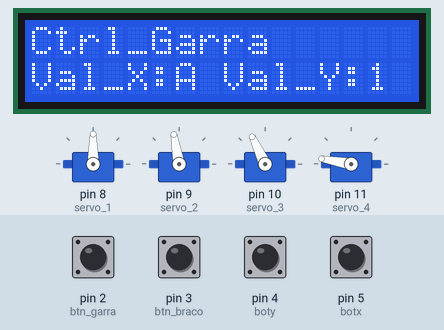
Simulated run of this sketch. Board: Arduino Uno, built with avr-gcc and run on an emulated ATmega328P. Parts: 16×2 character LCD, 4 × servo. The test bench sets the inputs (shaded band); at power-on: pin 2 (btn_garra), pin 3 (btn_braco), pin 4 (boty), pin 5 (botx) LOW.

Above: at 3.2 s.
3.3 s: pin 5 (botx) pulled HIGH for 1 s
At 3.42 s:
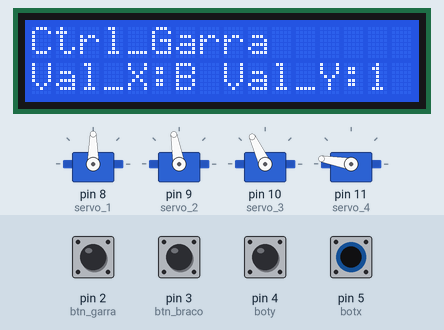
5.8 s: pin 3 (btn_braco) pulled HIGH for 0.15 s
At 8.3 s:
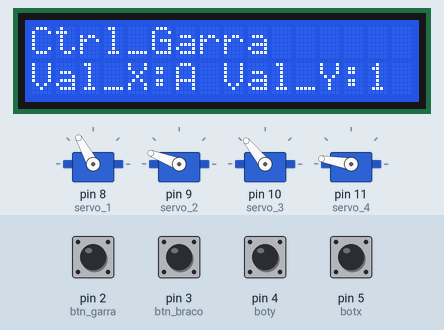
8.8 s: pin 2 (btn_garra) pulled HIGH for 0.15 s
At 10.85 s:
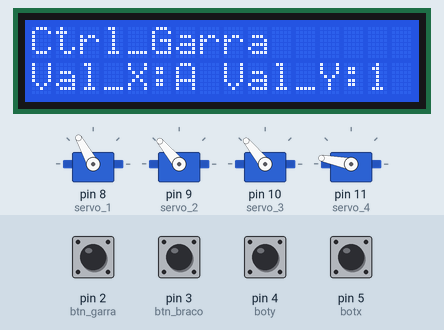
11.9 s: pin 4 (boty) pulled HIGH for 1 s
At 12.04 s:
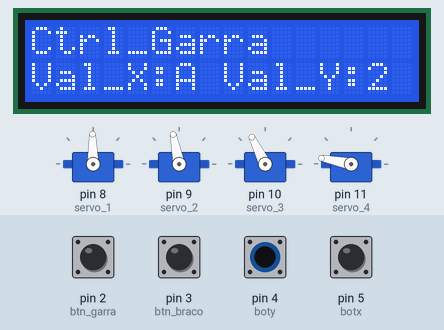
14.4 s: pin 2 (btn_garra) pulled HIGH for 1 s
At 15.4 s:
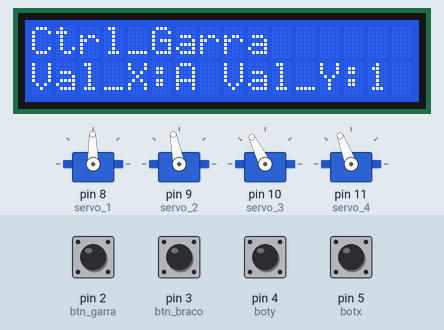
16.9 s: pin 3 (btn_braco) pulled HIGH for 1 s
At 19.1 s:
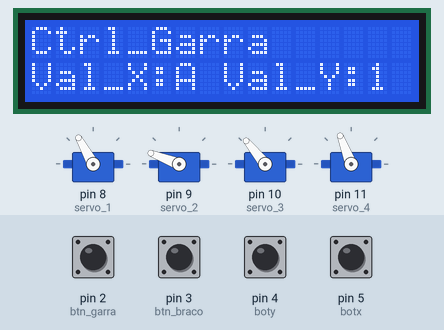
Timing chart, 0 to 20.6 s (numbered marks = the images above; inputs shaded):
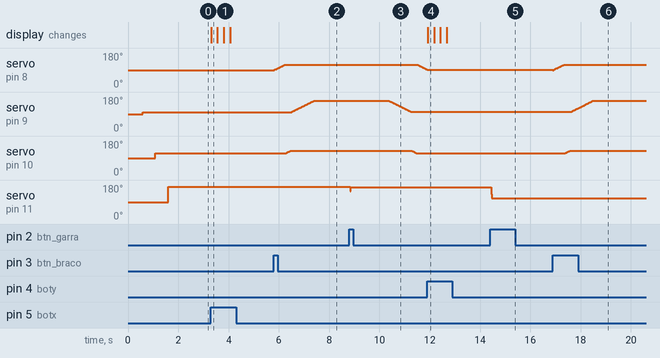

Measured:
- after the input at 3.3 s, the display: changes at once (image 1)
- after the input at 5.8 s, servo on pin 8 (servo_1): moves from 90° to 119° over 0.42 s, starting at once; servo on pin 9 (servo_2): moves from 100° to 159° over 0.87 s, starting after 0.71 s; servo on pin 10 (servo_3): 115° → 129° after 0.47 s
- after the input at 8.8 s, servo on pin 11 (servo_4): 170° → 169° at once
- after the input at 11.9 s, the display: changes at once (image 4)
- after the input at 14.4 s, servo on pin 11 (servo_4): 169° → 111° at once
- after the input at 16.9 s, servo on pin 9 (servo_2): moves from 101° to 159° over 0.84 s, starting after 0.72 s; servo on pin 10 (servo_3): 116° → 129° after 0.45 s

The sketch:

Garra_projeto_documentado.ino
```cpp
//Documento Feito por Mateus Bassi

#include <LiquidCrystal_I2C.h>
//"LiquidCrystal_I2C.h" é a biblioteca do LCD com o I2C

#include <Servo.h>
//"Servo.h" é a biblioteca dos Servos que serão usados

//-----------Inicia os servos e dá nome a eles-------

Servo servo_1;// Trabalho com 0º - 180º // Base
Servo servo_2;// Trabalho com 55º - 170º //parte 1
Servo servo_3;// Trabalho com 95º - 170º //parte 2
Servo servo_4;// Trabalho com 105º-170º para mais ... // Garra.

// ------ Declara a Base dos Servos (ponto inicial)--------
int base_servo1 = 90;
int base_servo2 = 100;
int base_servo3 = 115;
int base_servo4 = 170;

int base[4]={90,100,115,170};

// ------ Declara o ponto final dos Servos --------
int fim_servo1 = 0;
int fim_servo2 = 0;
int fim_servo3 = 0;
int estado_garra = 0;

int fim[3]= {0,0,0};

//Define as portas que o estão os botões e quais são interrupt
#define botx 5
#define boty 4
#define btn_braco 3
#define btn_garra 2

//Variaves para controle do Visor (LCD e Movimentação do Braço)
int x =0;
int y = 1;

//Define tamanho do LDC I2C
LiquidCrystal_I2C lcd(0x27,16,2); //Inicia o LCD com o I2C

void setup()
{
  //---------Inicia LCD -------------------------------------
  lcd.init(); //Inicia o LCD  com I2C
  lcd.backlight();//Inicio do "fundo"

  //--------Inicia e já coloca as informações no LCD---------
  lcd.setCursor(0, 0);
  lcd.print("Ctrl_Garra ");
  lcd.setCursor(0,1);
	lcd.print("Val_X:");//Mostra no LCD
  lcd.setCursor(6,1);
  lcd.print("A");
  lcd.setCursor(8,1);
  lcd.print("Val_Y:");
  lcd.setCursor(14,1);
  lcd.print(y);

   //-----------Declara os botões ----------
 	pinMode(botx,INPUT);
 	pinMode(boty,INPUT);
 	pinMode(btn_braco,INPUT);
  pinMode(btn_garra,INPUT);

  //-----------Declara os Interrupt e qual função deve chamar ------
  attachInterrupt(digitalPinToInterrupt(btn_garra),movi_garra,RISING);

  //-------Declara quais os pinos que estão conectados os servos
  servo_1.attach(8);
  servo_2.attach(9);
  servo_3.attach(10);
  servo_4.attach(11);
  //-------Define a posição incial dos servos
  servo_1.write(base_servo1); //base
  delay(500);
  servo_2.write(base_servo2);//parte 1
  delay(500);
  servo_3.write(base_servo3);//parte 2
  delay(500);
  servo_4.write(base_servo4);//garra aberta
  delay(500);
}

void loop()
{
  if(digitalRead(botx)==HIGH){//só muda no LCD
    botx_local();
  }
  if(digitalRead(boty)==HIGH){//só muda no LCD
  boty_local();
  }
  if(digitalRead(btn_braco)==HIGH){ //movimentação do Braço
    movi_braco();
  }
}

void botx_local(){  //Visual
x ++;
lcd.setCursor(6,1);
if (x % 2 == 0){
    lcd.print("A");
}else {
    lcd.print("B");
}
 delay(250);
 return x;
}

void boty_local(){ //Visual

  if(y<2){
	y++;
  	lcd.setCursor(14,1);
    lcd.print(y);
    delay(250);
  }else{
  	y=1;
  	lcd.setCursor(14,1);
    lcd.print(y);
    delay(250);
  }
}

void movi_braco(){//movimento do braço

  	if (x % 2 == 0){ // Primeiro IF controla a posição da base
    		//lcd.print("A");
      	  for(int i = base_servo1; i<120;i++){
          servo_1.write(i); //base
          delay(15);
          fim_servo1= i;
          }
    }else {
       		//lcd.print("B");
      		for(int i = base_servo1; i>60;i--){
          servo_1.write(i); //base
          delay(15);
          fim_servo1= i;
          }
    }
    if ( y==1){
        	for(int i = base_servo3; i<130;i++){
          servo_3.write(i); //base
          delay(15);
          fim_servo3= i;
          }
          for(int i = base_servo2; i<160;i++){
          servo_2.write(i); //base
          delay(15);
          fim_servo2= i;
          }
      delay(3000);
      //delay para chegar la e para fechar a garra ou abrir
      reset_garra();

    }else if( y==2){
      for(int i = base_servo3; i<180;i++){
          servo_3.write(i); //base
          delay(15);
          fim_servo3= i;
          }
          for(int i = base_servo2; i<130;i++){
          servo_2.write(i); //base
          delay(15);
          fim_servo2= i;
          }
      delay(3000);
      reset_garra();
    }
}

void movi_garra(){ // movimento do pinça

  estado_garra ++;
  delay(5);

  if (estado_garra % 2 == 0){//Quando for par ele abre

    for(int i= 170;i>110;i--){
      servo_4.write(i);
      delay(15);
      Serial.println(estado_garra);
    }
  }else {//quando for impar ele fechar

    for(int i= 110;i<170;i++){
      servo_4.write(i);
      delay(15);
      Serial.println(estado_garra);
    }
  }
}

int reset_garra(){ // inicia o movimento de retorno da garra (sem "soco")
  // ----------------Movimento reset Parte 1--------------
  if(fim_servo2 == 0){
    //Faz nada
  }else {
    if (fim_servo2>base_servo2){
    for(int i = fim_servo2; i>base_servo2;i--){
    servo_2.write(i); //base
    delay(15);}
    fim_servo2 = base_servo2;
    }else {
    for(int i = fim_servo2; i<base_servo2;i++){
    servo_2.write(i); //base
    delay(15);}
    }
  }
  // ----------------Movimento reset Parte 2--------------
  if(fim_servo3 == 0){
    //Faz nada
  }else {
    if (fim_servo3>base_servo3){
    for(int i = fim_servo3; i>base_servo3;i--){
    servo_3.write(i); //base
    delay(15);}
    fim_servo3 = base_servo3;
    }else {
    for(int i = fim_servo3; i<base_servo3;i++){
    servo_3.write(i); //base
    delay(15);}
    fim_servo3 = base_servo3;
    }
  }

  // ----------------Movimento reset Base --------------
  if(fim_servo1 == 0){
    //Faz nada
  }else {
    if (fim_servo1>base_servo1){
    for(int i = fim_servo1; i>base_servo1;i--){
    servo_1.write(i); //base
    delay(15);
    fim_servo1 = base_servo1;
    }
    }else {
    for(int i = fim_servo1; i<base_servo1;i++){
    servo_1.write(i); //base
    delay(15);
    fim_servo1 = base_servo1;
    }
    }
  }
}
```
